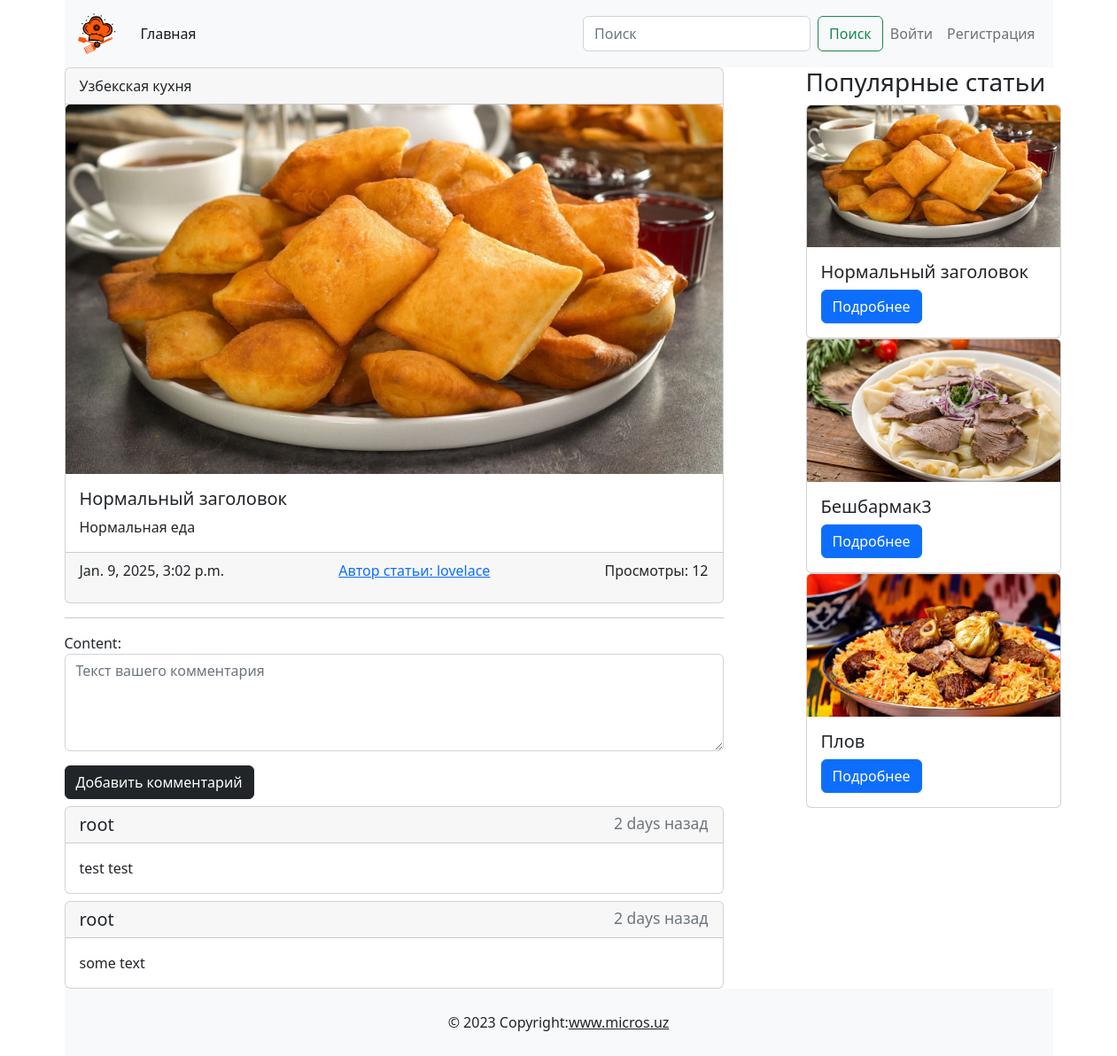
The app's page /post/advadvada/ with its own data.
### main/models.py (models this page shows, shortened)
class Post(models.Model):
    title = models.CharField(max_length=255, unique=True)
    slug = models.SlugField(max_length=255, unique=True)
    photo = models.ImageField(upload_to='photo/%y/%m/%d', blank=True, null=True)
    author = models.ForeignKey(CustomUser, on_delete=models.CASCADE, related_name='author_posts')
    category = models.ForeignKey('Category', on_delete=models.CASCADE, related_name='posts')
    content = models.TextField()
    created_at = models.DateTimeField(auto_now_add=True)
    updated_at = models.DateTimeField(auto_now=True)
    available = models.BooleanField(default=True)
    views = models.PositiveIntegerField(default=0)
    class Meta:
        ordering = ['-created_at']
        verbose_name = 'Post'
        verbose_name_plural = 'Posts'
    def get_absolute_url(self):
        return reverse("main:detail_page", kwargs={"post_slug": self.slug})

class Category(models.Model):
    name= models.CharField(max_length=100, unique=True)
    slug = models.SlugField(max_length=100, unique=True)

class Comment(models.Model):
    post = models.ForeignKey(Post, on_delete=models.CASCADE, related_name='comments_for_posts')
    author = models.ForeignKey(get_user_model(), on_delete=models.CASCADE, related_name='comments_by_author')
    content = models.TextField()
    created_at = models.DateTimeField(auto_now_add=True)

### users/models.py (models this page shows, shortened)
class CustomUser(AbstractUser):
    image = models.ImageField(upload_to='profile_images/%Y/%m/%d', blank=True, null=True)
    phonenumber = models.CharField(max_length=13, blank=True, null=True)
    address = models.CharField(max_length=100, blank=True, null=True)
    def __str__(self):
        return self.username

### main/views.py (the view)
# urls.py: path('post/<slug:post_slug>/', views.DetailPage.as_view(), name='detail_page'),
class DetailPage(DetailView):
    template_name = 'main/detail_page.html'
    model = Post
    context_object_name = 'post'
    slug_url_kwarg = 'post_slug'
    def get_context_data(self, **kwargs):
        context = super().get_context_data(**kwargs)
        context['title'] = 'Пост'
        context['popular_posts'] = Post.objects.filter(available=True).order_by('-views', '-created_at')[:5]
        current_post = get_object_or_404(Post, slug=self.kwargs.get('post_slug'))
        if self.request.user.is_authenticated:
            current_author_comments = list(self.request.user.comments_by_author.filter(post=current_post).order_by('-created_at'))
            other_comments = list(current_post.comments_for_posts.exclude(author=self.request.user).order_by('-created_at'))
            context['all_comments'] = current_author_comments + other_comments
        else:
            context['all_comments'] = current_post.comments_for_posts.order_by('-created_at')
        context['form'] = PostComments()
        return context
    def post(self, request, *args, **kwargs):
        if request.user.is_anonymous:
            messages.info(request, 'Для того чтобы оставить комментарий, войдите в свой аккаунт')
            current_url = request.build_absolute_uri()
            login_url = f"{reverse('users:login')}?{urlencode({'next': current_url})}"
            return redirect(login_url)
        current_post = get_object_or_404(Post, slug=self.kwargs.get('post_slug'))
        form = PostComments(request.POST)
        if form.is_valid():
            comment = form.save(commit=False)
            comment.post = current_post
            comment.author = request.user
            comment.save()
            return redirect('main:detail_page', post_slug=current_post.slug)
        context = self.get_context_data()
        context['form'] = form  # Возвращаем форму с ошибками
        return self.render_to_response(context)

### main/forms.py
class PostComments(forms.ModelForm):
    class Meta:
        model = Comment
        fields = ['content']
        widgets = {
            'content': forms.Textarea(attrs={
                'class': 'form-control',
                'placeholder': 'Текст вашего комментария',
                'rows': 4
            })
        }

### main/templates/main/detail_page.html (shortened to what this page needs)
{% extends "base.html" %}
        {% block content %}
            <div class="d-flex justify-content-between"><div class="col-8">
                <div class="card"><div class="card-header d-flex justify-content-between">{{post.category.name}}
                </div>
                    <img src="{% if post.photo %}{{post.photo.url}}{% else %}https://www.raumplus.ru/upload/iblock/99e/Skoro-zdes-budet-foto.jpg{% endif %}" class="card-img-top" width="300" alt=""><div class="card-body">
                    <h5 class="card-title">{{ post.title }}</h5>
                    <p class="card-text">
                        {{ post.content }}
                    </p>
                </div>
                    <div class="card-footer d-flex justify-content-between"><p class="card-text">{{ post.updated_at }}</p>
                        <a href="/profile/1">Автор статьи: {{post.author}}</a>
                        <p class="card-text">Просмотры: {{ post.views }}</p>
                    </div>
                </div>
                <hr>
                <form action="" method="post" , enctype="multipart/form-data">
                    {{ form.as_p }}
                    <button class="btn btn-dark" type="submit">Добавить комментарий</button>
                </form>
                {% for comment in all_comments %}
                    <div class="card mt-2">
                        <h5 class="card-header d-flex justify-content-between">
                            <span>{{ comment.author.username }}</span>
                            <span class="text-muted small">{{ comment.created_at|timesince }} назад</span>
                        </h5>
                        <div class="card-body d-flex justify-content-between">
                            <p class="card-text">{{ comment.content }}</p>
                        </div>
                    </div>
                {% endfor %}
            </div>
            <div class="col-1"></div>
            <div class="col-4">
                <h3>Популярные статьи</h3>
              {% for post in popular_posts %}
                <div class="card" style="width: 18rem;">
                    <img class="card-img-top" src={% if post.photo %}'{{post.photo.url}}'{% else %}"https://www.raumplus.ru/upload/iblock/99e/Skoro-zdes-budet-foto.jpg"{% endif %} width="200" alt="">
                    <div class="card-body"><h5 class="card-title">{{post.title}}</h5><a href="{{post.get_absolute_url}}" class="btn btn-primary">Подробнее</a></div>
                </div>
              {% endfor %}
            </div>
            </div>
        {% endblock content %}

### main/static/main/css/styles.css (style rules this page uses)
html, body { height: 100%; margin: 0; display: flex; flex-direction: column; }

### records on screen
Post: category.name "Узбекская кухня", photo (picture), title "Нормальный заголовок", content "Нормальная еда", updated_at "Jan. 9, 2025, 3:02 p.m.", author "lovelace", views "12"
Comment: author.username "root", created_at "2 days", content "test test"
Comment: author.username "root", created_at "2 days", content "some text"
Post: photo (picture), title "Бешбармак3"
Post: photo (picture), title "Плов"
